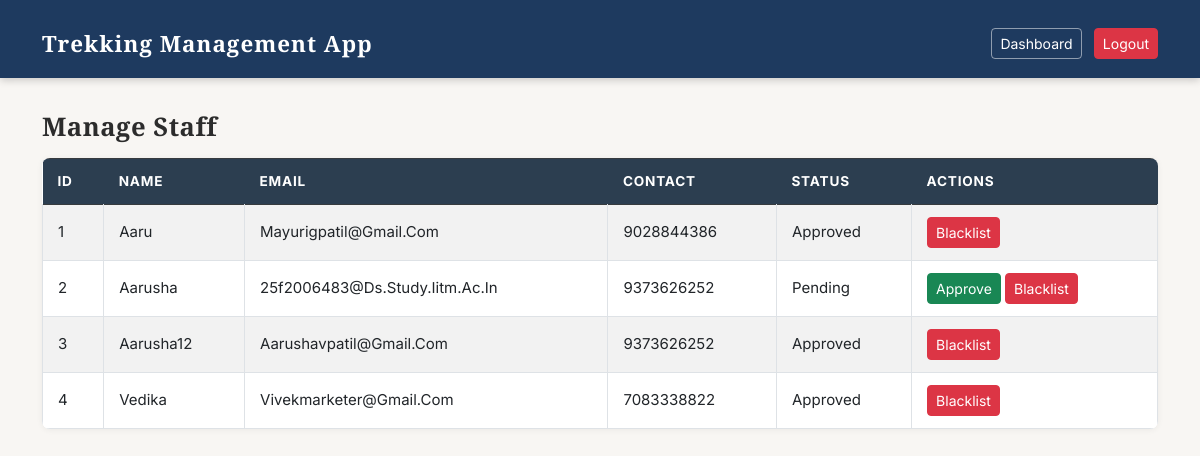
The app's page /admin/staff (signed in) with its own data.
### database.py (models this page shows)
class Staff(db.Model):
    __tablename__ = 'staff'
    id = db.Column(db.Integer, primary_key=True)
    name = db.Column(db.String(120), nullable=False)
    email = db.Column(db.String(120), unique=True, nullable=False)
    contact = db.Column(db.String(20), nullable=False)
    password_hash = db.Column(db.String(128), nullable=False)
    status = db.Column(db.String(20), default='pending')
    treks = db.relationship('Trek', backref='staff', lazy=True)

### app.py (the view)
@app.route('/admin/staff')
def admin_staff():
    if session.get('role') != 'admin':
        return redirect(url_for('login'))
    staff_list = Staff.query.all()
    return render_template('admin/staff.html', staff_list=staff_list)

### templates/admin/staff.html (shortened to what this page needs)
<!DOCTYPE html>
<html lang="en">
<head>
    <link href="https://cdn.jsdelivr.net/npm/bootstrap@5.3.0-alpha1/dist/css/bootstrap.min.css" rel="stylesheet">
    <link rel="stylesheet" href="/static/style.css">
</head>
<body>
<nav class="navbar navbar-dark bg-dark">
    <div class="container">
        <a class="navbar-brand">trekking management app</a>
        <div>
            <a href="/admin/dashboard" class="btn btn-outline-light btn-sm me-2">dashboard</a>
            <a href="/logout" class="btn btn-danger btn-sm">logout</a>
        </div>
    </div>
</nav>
<div class="container mt-4">
    <h3>manage staff</h3>
    <table class="table table-bordered table-striped mt-3">
        <thead class="table-dark">
            <tr>
                <th>id</th>
                <th>name</th>
                <th>email</th>
                <th>contact</th>
                <th>status</th>
                <th>actions</th>
            </tr>
        </thead>
        <tbody>
            {% for staff in staff_list %}
            <tr>
                <td>{{ staff.id }}</td>
                <td>{{ staff.name }}</td>
                <td>{{ staff.email }}</td>
                <td>{{ staff.contact }}</td>
                <td>{{ staff.status }}</td>
                <td>
                    {% if staff.status == 'pending' %}
                        <a href="/admin/staff/approve/{{ staff.id }}" class="btn btn-sm btn-success">approve</a>
                        <a href="/admin/staff/blacklist/{{ staff.id }}" class="btn btn-sm btn-danger">blacklist</a>
                    {% elif staff.status == 'approved' %}
                        <a href="/admin/staff/blacklist/{{ staff.id }}" class="btn btn-sm btn-danger">blacklist</a>
                    {% elif staff.status == 'blacklisted' %}
                        <a href="/admin/staff/approve/{{ staff.id }}" class="btn btn-sm btn-success">approve</a>
                    {% endif %}
                </td>
            </tr>
            {% else %}
            <tr>
                <td colspan="6" class="text-center">no staff found</td>
            </tr>
            {% endfor %}
        </tbody>
    </table>
</div>
</body>
</html>

### static/style.css (style rules this page uses)
body { font-family: 'Inter', sans-serif; background-color: #f8f6f3; color: #2c2c2c; font-size: 15px; }
h1, h2, h3, h4, h5, h6 { font-family: 'Playfair Display', serif; font-weight: 700; text-transform: capitalize; letter-spacing: 0.5px; }
h3 { font-size: 1.6rem; }
.navbar { background-color: #1e3a5f !important; padding: 12px 0; box-shadow: 0 2px 8px rgba(0,0,0,0.2); }
.navbar-brand { font-family: 'Playfair Display', serif; font-size: 1.4rem; font-weight: 700; color: white !important; text-transform: capitalize; letter-spacing: 1px; }
.navbar .btn-outline-light { border-color: rgba(255,255,255,0.5); color: white; text-transform: capitalize; }
.btn-success { text-transform: capitalize; }
.btn-danger { text-transform: capitalize; }
.table { background-color: white; border-radius: 8px; overflow: hidden; box-shadow: 0 1px 6px rgba(0,0,0,0.06); }
.table thead.table-dark th { background-color: #2c3e50; font-family: 'Inter', sans-serif; font-size: 0.85rem; text-transform: uppercase; letter-spacing: 0.8px; border: none; padding: 12px 15px; }
.table tbody td { padding: 12px 15px; vertical-align: middle; text-transform: capitalize; }
.container { padding-top: 10px; }

### records on screen
Staff: id "1", name "Aaru", email "Mayurigpatil@gmail.com", contact "9028844386", status "Approved"
Staff: id "2", name "Aarusha", email "25f2006483@ds.study.iitm.ac.in", contact "9373626252", status "Pending"
Staff: id "3", name "Aarusha12", email "Aarushavpatil@gmail.com", contact "9373626252", status "Approved"
Staff: id "4", name "Vedika", email "Vivekmarketer@gmail.com", contact "7083338822", status "Approved"
